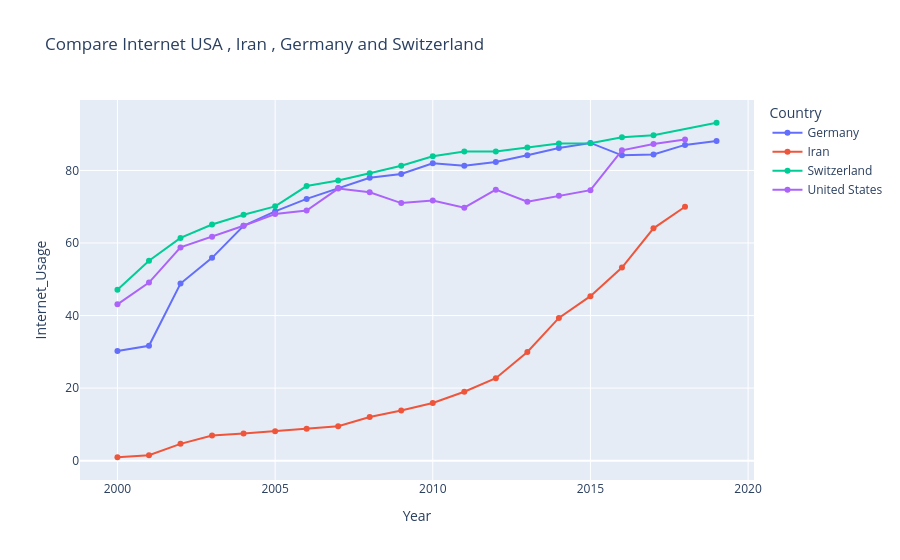

Notebook code for this chart:
### Code cell
countries_to_compare = ["Switzerland", "Germany", "United States" , "Iran"]
dataset_compare = dataset_filtered[dataset_filtered["Country"].isin(countries_to_compare)]

line_chart = px.line(
    dataset_compare,
    x="Year",
    y="Internet_Usage",
    color="Country",
    title = "Compare Internet USA , Iran , Germany and Switzerland",
    markers=True
)

line_chart.show()

### Figure 1 — Plotly figure (JSON) as saved in the notebook; plotly's stock layout.template omitted (floating-point values rounded to 4 significant figures)
{"data": [{"hovertemplate": "Country=Germany<br>Year=%{x}<br>Internet_Usage=%{y}<extra></extra>", "legendgroup": "Germany", "line": {"color": "#636efa", "dash": "solid"}, "marker": {"symbol": "circle"}, "mode": "lines+markers", "name": "Germany", "orientation": "v", "showlegend": true, "type": "scatter", "x": [2000, 2001, 2002, 2003, 2004, 2005, 2006, 2007, 2008, 2009, 2010, 2011, 2012, 2013, 2014, 2015, 2016, 2017, 2018, 2019], "xaxis": "x", "y": [30.22, 31.65, 48.82, 55.9, 64.73, 68.71, 72.16, 75.16, 78, 79, 82, 81.27, 82.35, 84.17, 86.19, 87.59, 84.17, 84.39, 87.04, 88.13], "yaxis": "y"}, {"hovertemplate": "Country=Iran<br>Year=%{x}<br>Internet_Usage=%{y}<extra></extra>", "legendgroup": "Iran", "line": {"color": "#EF553B", "dash": "solid"}, "marker": {"symbol": "circle"}, "mode": "lines+markers", "name": "Iran", "orientation": "v", "showlegend": true, "type": "scatter", "x": [2000, 2001, 2002, 2003, 2004, 2005, 2006, 2007, 2008, 2009, 2010, 2011, 2012, 2013, 2014, 2015, 2016, 2017, 2018], "xaxis": "x", "y": [0.9342, 1.484, 4.626, 6.934, 7.49, 8.1, 8.76, 9.47, 12.02, 13.8, 15.9, 19, 22.73, 29.95, 39.35, 45.33, 53.23, 64.04, 70.0], "yaxis": "y"}, {"hovertemplate": "Country=Switzerland<br>Year=%{x}<br>Internet_Usage=%{y}<extra></extra>", "legendgroup": "Switzerland", "line": {"color": "#00cc96", "dash": "solid"}, "marker": {"symbol": "circle"}, "mode": "lines+markers", "name": "Switzerland", "orientation": "v", "showlegend": true, "type": "scatter", "x": [2000, 2001, 2002, 2003, 2004, 2005, 2006, 2007, 2008, 2009, 2010, 2011, 2012, 2013, 2014, 2015, 2016, 2017, 2019], "xaxis": "x", "y": [47.1, 55.1, 61.4, 65.1, 67.8, 70.1, 75.7, 77.2, 79.2, 81.3, 83.9, 85.19, 85.2, 86.34, 87.4, 87.48, 89.13, 89.69, 93.15], "yaxis": "y"}, {"hovertemplate": "Country=United States<br>Year=%{x}<br>Internet_Usage=%{y}<extra></extra>", "legendgroup": "United States", "line": {"color": "#ab63fa", "dash": "solid"}, "marker": {"symbol": "circle"}, "mode": "lines+markers", "name": "United States", "orientation": "v", "showlegend": true, "type": "scatter", "x": [2000, 2001, 2002, 2003, 2004, 2005, 2006, 2007, 2008, 2009, 2010, 2011, 2012, 2013, 2014, 2015, 2016, 2017, 2018], "xaxis": "x", "y": [43.08, 49.08, 58.79, 61.7, 64.76, 67.97, 68.93, 75, 74, 71, 71.69, 69.73, 74.7, 71.4, 73, 74.55, 85.54, 87.27, 88.5], "yaxis": "y"}], "layout": {"legend": {"title": {"text": "Country"}, "tracegroupgap": 0}, "title": {"text": "Compare Internet USA , Iran , Germany and Switzerland"}, "xaxis": {"anchor": "y", "domain": [0, 1], "title": {"text": "Year"}}, "yaxis": {"anchor": "x", "domain": [0, 1], "title": {"text": "Internet_Usage"}}}}
